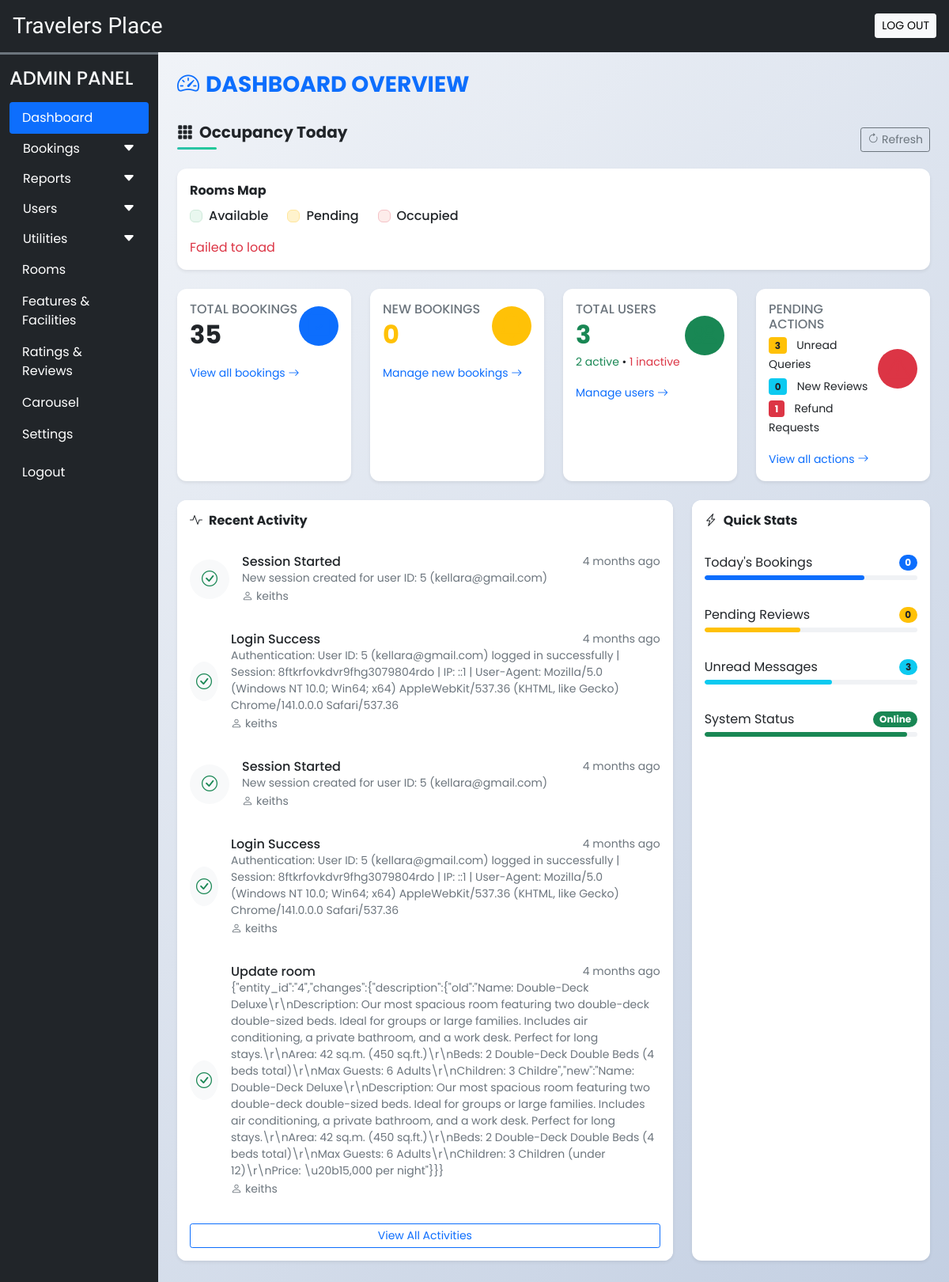
The app's page /admin/dashboard.php (signed in), older data.
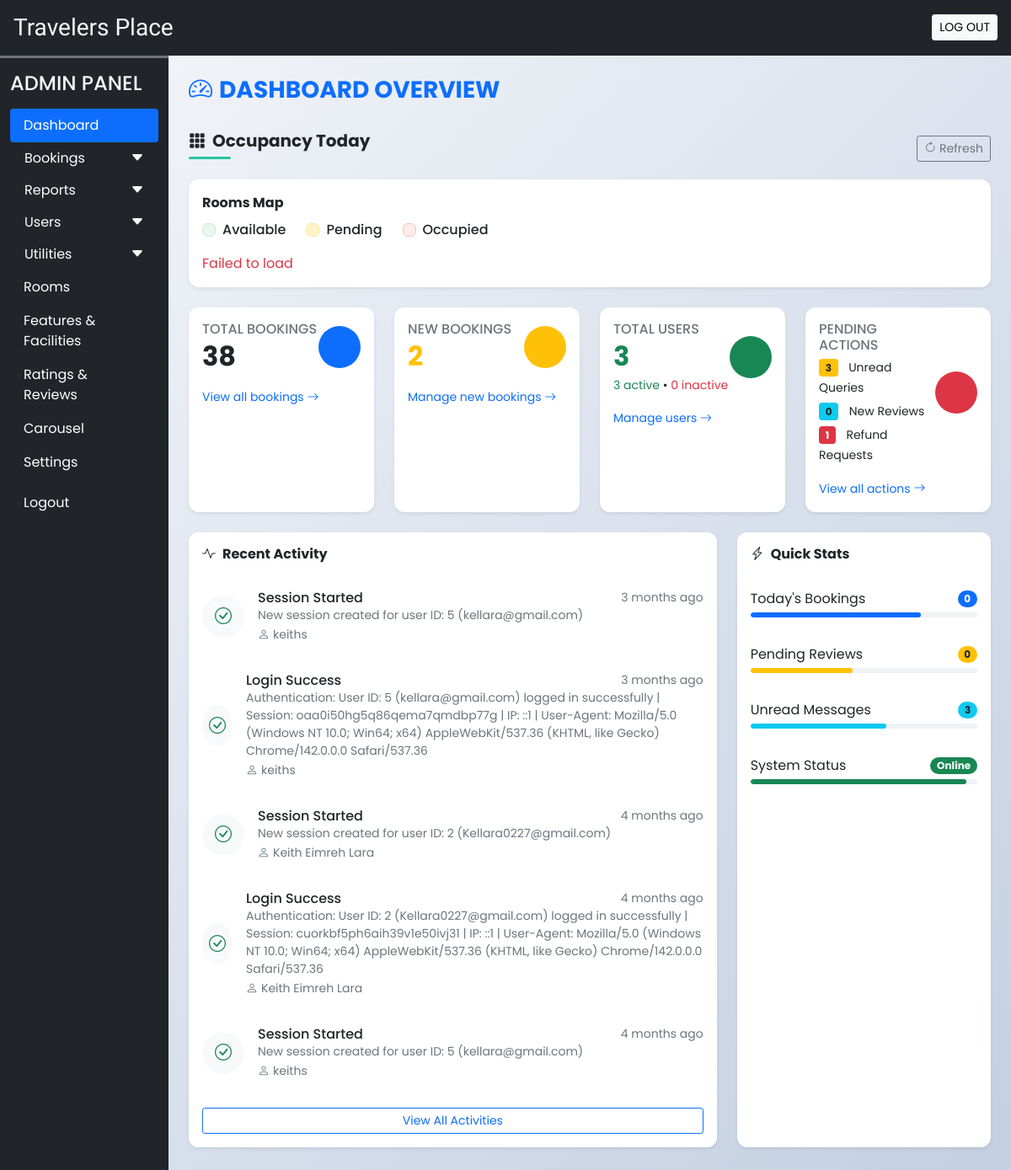
The same page, newer data.
### tables this page shows
CREATE TABLE `activity_logs` (
  `id` int(11) NOT NULL AUTO_INCREMENT,
  `user_id` int(11) DEFAULT NULL,
  `user_name` varchar(100) NOT NULL,
  `action` varchar(100) NOT NULL,
  `details` text DEFAULT NULL,
  `ip_address` varchar(45) DEFAULT NULL,
  `user_agent` text DEFAULT NULL,
  `created_at` timestamp NOT NULL DEFAULT current_timestamp(),
  PRIMARY KEY (`id`),
  KEY `idx_user_id` (`user_id`),
  KEY `idx_created_at` (`created_at`)
);

### admin/dashboard.php (the view, shortened to what the changed rows need)
<!DOCTYPE html>
<html lang="en">
<head>
  <?php require('inc/links.php'); ?>
</head>
<body class="bg-light">
  <?php
    function time_elapsed_string($datetime, $full = false) {
        $now = new DateTime;
        $ago = new DateTime($datetime);
        $diff = $now->diff($ago);
        $string = [
            'y' => 'year',
            'm' => 'month',
            'd' => 'day',
            'h' => 'hour',
            'i' => 'minute',
            's' => 'second',
        ];
        foreach ($string as $k => &$v) {
            if ($diff->$k) {
                $v = $diff->$k . ' ' . $v . ($diff->$k > 1 ? 's' : '');
            } else {
                unset($string[$k]);
            }
        }
        if (!$full) $string = array_slice($string, 0, 1);
        return $string ? implode(', ', $string) . ' ago' : 'just now';
    }
    $current_bookings = mysqli_fetch_assoc(mysqli_query($con,"SELECT
      COUNT(CASE WHEN booking_status='booked' AND arrival=0 THEN 1 END) AS `new_bookings`,
      COUNT(CASE WHEN booking_status='cancelled' AND refund=0 THEN 1 END) AS `refund_bookings`
      FROM `booking_order`"));
    $current_users = mysqli_fetch_assoc(mysqli_query($con,"SELECT
      COUNT(id) AS `total`,
      COUNT(CASE WHEN `status`=1 THEN 1 END) AS `active`,
      COUNT(CASE WHEN `status`=0 THEN 1 END) AS `inactive`,
      COUNT(CASE WHEN `is_verified`=0 THEN 1 END) AS `unverified`
      FROM `user_cred`"));
  ?>
  <div class="container-fluid" id="main-content">
    <div class="row">
      <div class="col-lg-10 ms-auto p-4 overflow-hidden">
        <div class="row g-4 mb-4">
          <div class="col-xl-3 col-md-6">
            <div class="card border-0 shadow-sm h-100">
              <div class="card-body">
                <div class="d-flex justify-content-between align-items-center">
                  <div>
                    <h6 class="text-uppercase text-muted mb-1">Total Bookings</h6>
                    <h2 class="mb-0 fw-bold"><?php
                      $total_bookings = mysqli_fetch_assoc(mysqli_query($con,"SELECT COUNT(*) as count FROM `booking_order`"));
                      echo $total_bookings['count'];
                    ?></h2>
                  </div>
                </div>
              </div>
            </div>
          </div>
          <div class="col-xl-3 col-md-6">
            <div class="card border-0 shadow-sm h-100">
              <div class="card-body">
                <div class="d-flex justify-content-between align-items-center">
                  <div>
                    <h6 class="text-uppercase text-muted mb-1">New Bookings</h6>
                    <h2 class="mb-0 fw-bold text-warning"><?php echo $current_bookings['new_bookings']; ?></h2>
                  </div>
                </div>
              </div>
            </div>
          </div>
          <div class="col-xl-3 col-md-6">
            <div class="card border-0 shadow-sm h-100">
              <div class="card-body">
                <div class="d-flex justify-content-between align-items-center">
                  <div>
                    <h2 class="mb-0 fw-bold text-success"><?php echo $current_users['total']; ?></h2>
                    <div class="small mt-1">
                      <span class="text-success"><?php echo $current_users['active']; ?> active</span> •
                      <span class="text-danger"><?php echo $current_users['inactive']; ?> inactive</span>
                    </div>
                  </div>
                </div>
              </div>
            </div>
          </div>
        </div>
        <div class="row g-4 mb-4">
          <div class="col-lg-8">
            <div class="card border-0 shadow-sm h-100">
              <div class="card-body p-0">
                <?php
                $recent_activities = [];
                $recent_activities_query = mysqli_query($con, "SELECT * FROM `activity_logs` ORDER BY `created_at` DESC LIMIT 5");
                if($recent_activities_query) {
                    while($row = mysqli_fetch_assoc($recent_activities_query)) {
                        $recent_activities[] = $row;
                    }
                }
                if(!empty($recent_activities)):
                  echo '<div class="list-group list-group-flush">';
                  foreach($recent_activities as $activity) {
                    $time_ago = time_elapsed_string($activity['created_at']);
                    $icon = strpos($activity['action'], 'Failed') !== false ? 'text-danger bi-x-circle' : 'text-success bi-check-circle';
                    echo "
                    <div class='list-group-item border-0 py-3'>
                      <div class='d-flex align-items-center'>
                        <div class='icon-shape bg-light rounded-circle p-2 me-3'>
                          <i class='bi $icon fs-5'></i>
                        </div>
                        <div class='flex-grow-1'>
                          <div class='d-flex justify-content-between align-items-center'>
                            <h6 class='mb-0'>{$activity['action']}</h6>
                            <small class='text-muted'>{$time_ago}</small>
                          </div>
                          <p class='mb-0 small text-muted'>{$activity['details']}</p>
                          <small class='text-muted'><i class='bi bi-person me-1'></i>{$activity['user_name']}</small>
                        </div>
                      </div>
                    </div>";
                  }
                  echo '</div>';
                endif;
                ?>
              </div>
            </div>
          </div>
        </div>
      </div>
    </div>
  </div>
</body>
</html>

Row changes from the older to the newer data that the page shows:
no longer on this page (row unchanged): activity_logs: action "Login Success", created_at "4 months ago", details "Authentication: User ID: 5 (kellara@gmail.com) logged in successfully | Session: 8ftkrfovkdvr9fhg3079804rdo | IP: ::1 | User-Agent: Mozilla/5.0 (Windows NT 10.0; Win64; x64) AppleWebKit/537.36 (KHTML, like Gecko) Chrome/141.0.0.0 Safari/537.36", user_name "keiths"
no longer on this page (row unchanged): activity_logs: action "Session Started", created_at "4 months ago", details "New session created for user ID: 5 (kellara@gmail.com)", user_name "keiths"
no longer on this page (row unchanged): activity_logs: action "Login Success", created_at "4 months ago", details "Authentication: User ID: 5 (kellara@gmail.com) logged in successfully | Session: 8ftkrfovkdvr9fhg3079804rdo | IP: ::1 | User-Agent: Mozilla/5.0 (Windows NT 10.0; Win64; x64) AppleWebKit/537.36 (KHTML, like Gecko) Chrome/141.0.0.0 Safari/537.36", user_name "keiths"
no longer on this page (row unchanged): activity_logs: action "Update room", created_at "4 months ago", details "{\"entity_id\":\"4\",\"changes\":{\"description\":{\"old\":\"Name: Double-Deck Deluxe\\r\\nDescription: Our most spacious room featuring two double-deck double-sized beds. Ideal for groups or large families. Includes air conditioning, a private bathroom, and a work desk. Perfect for long stays.\\r\\nArea: 42 sq.m. (450 sq.ft.)\\r\\nBeds: 2 Double-Deck Double Beds (4 beds total)\\r\\nMax Guests: 6 Adults\\r\\nChildren: 3 Childre\",\"new\":\"Name: Double-Deck Deluxe\\r\\nDescription: Our most spacious room featuring two double-deck double-sized beds. Ideal for groups or large families. Includes air conditioning, a private bathroom, and a work desk. Perfect for long stays.\\r\\nArea: 42 sq.m. (450 sq.ft.)\\r\\nBeds: 2…", user_name "keiths"
added activity_logs: action "Session Started", created_at "3 months ago", details "New session created for user ID: 5 (kellara@gmail.com)", user_name "keiths"
added activity_logs: action "Login Success", created_at "3 months ago", details "Authentication: User ID: 5 (kellara@gmail.com) logged in successfully | Session: oaa0i50hg5q86qema7qmdbp77g | IP: ::1 | User-Agent: Mozilla/5.0 (Windows NT 10.0; Win64; x64) AppleWebKit/537.36 (KHTML, like Gecko) Chrome/142.0.0.0 Safari/537.36", user_name "keiths"
added activity_logs: action "Session Started", created_at "4 months ago", details "New session created for user ID: 2 (Kellara0227@gmail.com)", user_name "Keith Eimreh Lara"
added activity_logs: action "Login Success", created_at "4 months ago", details "Authentication: User ID: 2 (Kellara0227@gmail.com) logged in successfully | Session: cuorkbf5ph6aih39v1e50ivj31 | IP: ::1 | User-Agent: Mozilla/5.0 (Windows NT 10.0; Win64; x64) AppleWebKit/537.36 (KHTML, like Gecko) Chrome/142.0.0.0 Safari/537.36", user_name "Keith Eimreh Lara"
Text that changed along with them:
$total_bookings['count']: "35" → "38"
$current_bookings['new_bookings']: "0" → "2"
$current_users['active']: "2" → "3"
$current_users['inactive']: "1" → "0"
